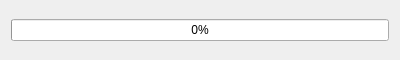
<?xml version='1.0' encoding='UTF-8'?>
<ui version="4.0">
 <class>GeneratorProgress</class>
 <widget class="QDialog" name="GeneratorProgress">
  <property name="windowModality">
   <enum>Qt::ApplicationModal</enum>
  </property>
  <property name="geometry">
   <rect>
    <x>0</x>
    <y>0</y>
    <width>400</width>
    <height>60</height>
   </rect>
  </property>
  <property name="minimumSize">
   <size>
    <width>400</width>
    <height>60</height>
   </size>
  </property>
  <property name="maximumSize">
   <size>
    <width>400</width>
    <height>64</height>
   </size>
  </property>
  <property name="windowTitle">
   <string>Generating map</string>
  </property>
  <property name="modal">
   <bool>true</bool>
  </property>
  <layout class="QGridLayout" name="gridLayout">
   <item row="0" column="0">
    <widget class="QProgressBar" name="progressBar">
     <property name="value">
      <number>0</number>
     </property>
    </widget>
   </item>
  </layout>
 </widget>
 <resources/>
 <connections/>
</ui>
